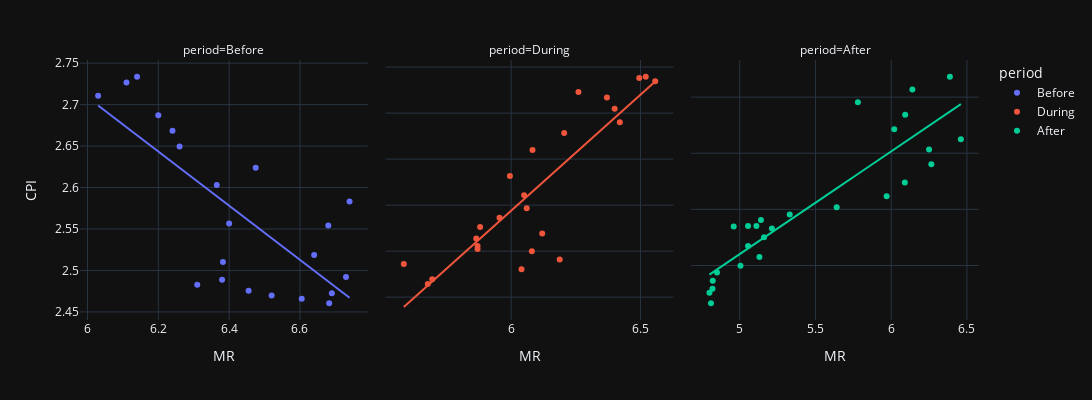

The cell this chart's notebook holds for it:
### Code cell
fig = px.scatter(
    data_frame=df.dropna(),
    x="MR", y="CPI", trendline='ols',
    color='period', facet_col='period'
)

fig.update_layout(width=1200, height=400)
fig.update_xaxes(matches=None)
fig.update_yaxes(matches=None)

fig

### Figure 1 — Plotly figure (JSON) as saved in the notebook; plotly's stock layout.template omitted (floating-point values rounded to 4 significant figures)
{"data": [{"hovertemplate": "period=Before<br>MR=%{x}<br>CPI=%{y}<extra></extra>", "legendgroup": "Before", "marker": {"color": "#636efa", "symbol": "circle"}, "mode": "markers", "name": "Before", "orientation": "v", "showlegend": true, "type": "scatter", "x": [6.475, 6.74, 6.68, 6.64, 6.73, 6.69, 6.683, 6.605, 6.52, 6.455, 6.31, 6.38, 6.383, 6.4, 6.365, 6.26, 6.24, 6.2, 6.03, 6.11, 6.14], "xaxis": "x", "y": [2.624, 2.583, 2.554, 2.519, 2.492, 2.472, 2.46, 2.466, 2.47, 2.475, 2.483, 2.489, 2.51, 2.557, 2.603, 2.649, 2.668, 2.687, 2.711, 2.727, 2.734], "yaxis": "y"}, {"hovertemplate": "<b>OLS trendline</b><br>CPI = -0.326453 * MR + 4.6674<br>R<sup>2</sup>=0.555330<br><br>period=Before<br>MR=%{x}<br>CPI=%{y} <b>(trend)</b><extra></extra>", "legendgroup": "Before", "marker": {"color": "#636efa", "symbol": "circle"}, "mode": "lines", "name": "Before", "showlegend": false, "type": "scatter", "x": [6.03, 6.11, 6.14, 6.2, 6.24, 6.26, 6.31, 6.365, 6.38, 6.383, 6.4, 6.455, 6.475, 6.52, 6.605, 6.64, 6.68, 6.683, 6.69, 6.73, 6.74], "xaxis": "x", "y": [2.699, 2.673, 2.663, 2.643, 2.63, 2.624, 2.607, 2.59, 2.585, 2.584, 2.578, 2.56, 2.554, 2.539, 2.511, 2.5, 2.487, 2.486, 2.483, 2.47, 2.467], "yaxis": "y"}, {"hovertemplate": "period=During<br>MR=%{x}<br>CPI=%{y}<extra></extra>", "legendgroup": "During", "marker": {"color": "#EF553B", "symbol": "circle"}, "mode": "markers", "name": "During", "orientation": "v", "showlegend": true, "type": "scatter", "x": [6.12, 5.87, 5.585, 5.678, 5.695, 6.04, 6.188, 6.08, 5.87, 5.865, 5.88, 5.955, 6.06, 6.05, 5.995, 6.082, 6.205, 6.42, 6.4, 6.37, 6.26, 6.557, 6.52, 6.495], "xaxis": "x2", "y": [2.738, 2.704, 2.672, 2.629, 2.639, 2.66, 2.682, 2.7, 2.711, 2.728, 2.753, 2.773, 2.793, 2.821, 2.863, 2.92, 2.957, 2.98, 3.009, 3.034, 3.046, 3.069, 3.079, 3.076], "yaxis": "y2"}, {"hovertemplate": "<b>OLS trendline</b><br>CPI = 0.504086 * MR + -0.236734<br>R<sup>2</sup>=0.752709<br><br>period=During<br>MR=%{x}<br>CPI=%{y} <b>(trend)</b><extra></extra>", "legendgroup": "During", "marker": {"color": "#EF553B", "symbol": "circle"}, "mode": "lines", "name": "During", "showlegend": false, "type": "scatter", "x": [5.585, 5.678, 5.695, 5.865, 5.87, 5.87, 5.88, 5.955, 5.995, 6.04, 6.05, 6.06, 6.08, 6.082, 6.12, 6.188, 6.205, 6.26, 6.37, 6.4, 6.42, 6.495, 6.52, 6.557], "xaxis": "x2", "y": [2.579, 2.625, 2.634, 2.72, 2.722, 2.722, 2.727, 2.765, 2.785, 2.808, 2.813, 2.818, 2.828, 2.829, 2.848, 2.882, 2.891, 2.919, 2.974, 2.989, 2.999, 3.037, 3.05, 3.068], "yaxis": "y2"}, {"hovertemplate": "period=After<br>MR=%{x}<br>CPI=%{y}<extra></extra>", "legendgroup": "After", "marker": {"color": "#00cc96", "symbol": "circle"}, "mode": "markers", "name": "After", "orientation": "v", "showlegend": true, "type": "scatter", "x": [6.388, 6.14, 5.78, 6.092, 6.02, 6.46, 6.25, 6.265, 6.09, 5.97, 5.64, 5.33, 5.14, 5.055, 4.96, 5.11, 5.213, 5.16, 5.055, 5.13, 5.005, 4.85, 4.822, 4.82, 4.8, 4.81], "xaxis": "x3", "y": [3.073, 3.027, 2.982, 2.937, 2.886, 2.85, 2.813, 2.761, 2.696, 2.647, 2.608, 2.582, 2.562, 2.541, 2.539, 2.541, 2.532, 2.501, 2.469, 2.43, 2.399, 2.375, 2.346, 2.317, 2.303, 2.266], "yaxis": "y3"}, {"hovertemplate": "<b>OLS trendline</b><br>CPI = 0.365826 * MR + 0.611642<br>R<sup>2</sup>=0.808189<br><br>period=After<br>MR=%{x}<br>CPI=%{y} <b>(trend)</b><extra></extra>", "legendgroup": "After", "marker": {"color": "#00cc96", "symbol": "circle"}, "mode": "lines", "name": "After", "showlegend": false, "type": "scatter", "x": [4.8, 4.81, 4.82, 4.822, 4.85, 4.96, 5.005, 5.055, 5.055, 5.11, 5.13, 5.14, 5.16, 5.213, 5.33, 5.64, 5.78, 5.97, 6.02, 6.09, 6.092, 6.14, 6.25, 6.265, 6.388, 6.46], "xaxis": "x3", "y": [2.368, 2.371, 2.375, 2.376, 2.386, 2.426, 2.443, 2.461, 2.461, 2.481, 2.488, 2.492, 2.499, 2.519, 2.561, 2.675, 2.726, 2.796, 2.814, 2.84, 2.84, 2.858, 2.898, 2.904, 2.948, 2.975], "yaxis": "y3"}], "layout": {"annotations": [{"font": {}, "showarrow": false, "text": "period=Before", "x": 0.16, "xanchor": "center", "xref": "paper", "y": 1, "yanchor": "bottom", "yref": "paper"}, {"font": {}, "showarrow": false, "text": "period=During", "x": 0.5, "xanchor": "center", "xref": "paper", "y": 1, "yanchor": "bottom", "yref": "paper"}, {"font": {}, "showarrow": false, "text": "period=After", "x": 0.84, "xanchor": "center", "xref": "paper", "y": 1, "yanchor": "bottom", "yref": "paper"}], "height": 400, "legend": {"title": {"text": "period"}, "tracegroupgap": 0}, "margin": {"t": 60}, "width": 1200, "xaxis": {"anchor": "y", "domain": [0, 0.32], "title": {"text": "MR"}}, "xaxis2": {"anchor": "y2", "domain": [0.34, 0.66], "title": {"text": "MR"}}, "xaxis3": {"anchor": "y3", "domain": [0.68, 1.0], "title": {"text": "MR"}}, "yaxis": {"anchor": "x", "domain": [0, 1], "title": {"text": "CPI"}}, "yaxis2": {"anchor": "x2", "domain": [0, 1], "showticklabels": false}, "yaxis3": {"anchor": "x3", "domain": [0, 1], "showticklabels": false}}}
